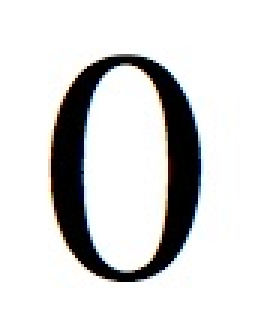
#> input picture seed/0/0-1.jpg, 92 x 110 px (shown 3 times larger); its folder holds only this picture in this run
$ python gendata.py
#> lines starting #> are read from the running program, lines starting #| are printed output that depends on the picture
### operation.py
import numpy as np
import cv2
import random
import os
if os.path.exists('data') == False:
    os.mkdir('data')
OUTPUT_DIR = './data/'
backg = [127,169,211,240]
salt = [0.02,0.04,0.06]
gauss = [0.5,1.0,1.5]
# [4 lines left out: function translate, not called in this run]

def rotate(image, angle, center = None, scale=1.0):
    (h,w) = image.shape[:2]
    if center is None:
        center = (w/2, h/2)
        M = cv2.getRotationMatrix2D(center, angle, scale)
        rotated = cv2.warpAffine(image, M, (w,h),flags=cv2.INTER_LINEAR,borderMode=cv2.BORDER_REPLICATE)
        return rotated

# [6 lines left out: function gaussianNoise, not called in this run]

def saltpepperNoise(img,n):
    m=int((img.shape[0]*img.shape[1])*n)
    for a in range(m):
        i=int(np.random.random()*img.shape[1])
        j=int(np.random.random()*img.shape[0])
        if img.ndim==2:
            img[j,i]=255
        elif img.ndim==3:
            img[j,i,0]=255
            img[j,i,1]=255
            img[j,i,2]=255
    for b in range(m):
        i=int(np.random.random()*img.shape[1])
        j=int(np.random.random()*img.shape[0])
        if img.ndim==2:
            img[j,i]=0
        elif img.ndim==3:
            img[j,i,0]=0
            img[j,i,1]=0
            img[j,i,2]=0
    return img

def backgroundNoise(img,val):
    (h,w) = img.shape
    for i in range(h):
        for j in range(w):
            if img[i][j] > 127:
                pixelval =  random.gauss(val,2.5)
                img[i][j] = pixelval
    return img

def gen_from_seed(dirname):
#> called with dirname = './seed/0'
    index = 0
    pathDir = os.listdir(dirname)
    slist = dirname.split('/')
    writedir = slist[len(slist)-1]
    print(writedir)
    for filename in pathDir:
        if not filename.startswith('.'):
            print(filename)
            curimg = cv2.imread(dirname+'/'+filename,0)
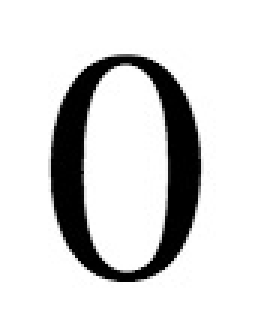
#> curimg: shape (110, 92) (shown 3 times larger); min 0, max 255, mean 218.6
            h,w = curimg.shape
#> h = 110; w = 92
            for trans in range(1):
                origin1 = curimg.copy()
                if not trans == 0:
                    x = random.randint(0,int(w*0.1))
                    y = random.randint(0,int(h*0.1))
                    origin1 = translate(origin1,x,y)
                for rot in range(5):
                    origin2 = origin1.copy()
                    if not rot == 0:

                        angle = random.randint(-45,45)
                        origin2 = rotate(origin2,angle)
                    for bg in range(3):
                        origin3 = origin2.copy()
                        origin3 = backgroundNoise(origin3,backg[bg])
                        for noise in range(2):
                            origin4 = origin3.copy()
                            if noise < 3:
                                origin4 = saltpepperNoise(origin4,salt[noise])
                            else:
                                origin4 = gaussianNoise(origin4,0,gauss[noise-3])
                            for blur in range(2):
                                origin5 = origin4.copy()
                                if blur == 1:
                                    origin5 = cv2.GaussianBlur(origin5,(5,5),1.5)
                                else:
                                    origin5 = origin4.copy()
                                if os.path.exists(OUTPUT_DIR+writedir) == False:
                                    os.mkdir(OUTPUT_DIR+writedir)
                                origin5 = cv2.resize(origin5,(28,28))
                                cv2.imwrite(OUTPUT_DIR+writedir+'/'+str(index)+'.jpg',origin5)
                                index = index + 1
#> this loop made 1 pass
#> pass 1, in gen_from_seed, `cv2.imwrite(OUTPUT_DIR+writedir+'/'+str(index)+'.jpg',origin5)`:
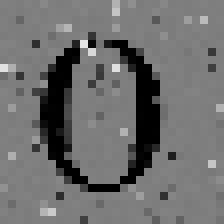
#> saved as 0.jpg: shape (28, 28) (shown 8 times larger); min 0, max 228, mean 109.7
#> pass 1, in gen_from_seed, `cv2.imwrite(OUTPUT_DIR+writedir+'/'+str(index)+'.jpg',origin5)`:
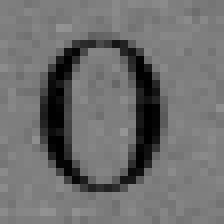
#> saved as 1.jpg: shape (28, 28) (shown 8 times larger); min 0, max 148, mean 110.1
#> pass 1, in gen_from_seed, `cv2.imwrite(OUTPUT_DIR+writedir+'/'+str(index)+'.jpg',origin5)`:
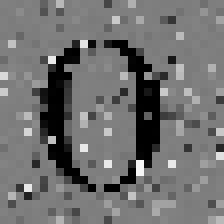
#> saved as 2.jpg: shape (28, 28) (shown 8 times larger); min 0, max 246, mean 112
#> after the loop, index = 60


### gendata.py
import operation
import os
dirname = './seed/'
listdir = os.listdir(dirname)
for filename in listdir:
	    if not filename.startswith('.'):
		    operation.gen_from_seed(dirname+filename)
#> pass 2 of the loop `for filename in listdir:`:
#> pathDir = ['1-1.jpg']
#| 1-1.jpg
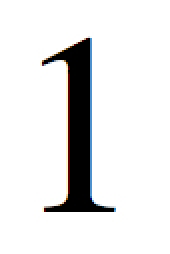
#> input picture seed/1/1-1.jpg, 85 x 127 px (shown 2 times larger)
#> in gen_from_seed (call 2), `curimg = cv2.imread(dirname+'/'+filename,0)`:
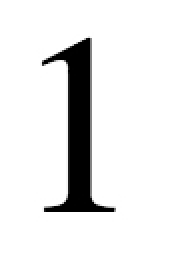
#> curimg: shape (127, 85) (shown 2 times larger); min 0, max 255, mean 229
#> the loop in gen_from_seed (call 2), `for trans in range(1):` made 1 pass
#> pass 1, in gen_from_seed (call 2), `cv2.imwrite(OUTPUT_DIR+writedir+'/'+str(index)+'.jpg',origin5)`:
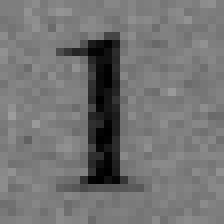
#> saved as 3.jpg: shape (28, 28) (shown 8 times larger); min 0, max 156, mean 115.4
#> after the loop in gen_from_seed (call 2), `for trans in range(1):`: index = 60
